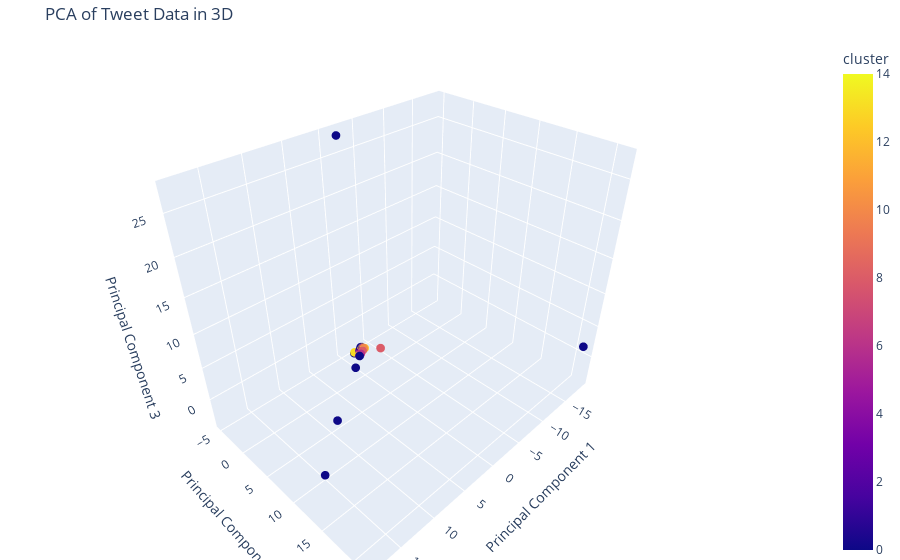

Notebook code cell kept with this figure:
### Code cell
import pandas as pd
import numpy as np
from sklearn.decomposition import PCA
from sklearn.feature_extraction.text import TfidfVectorizer
from sklearn.preprocessing import StandardScaler
from sklearn.metrics.pairwise import cosine_distances
from sklearn_extra.cluster import KMedoids
import nltk
from nltk.corpus import stopwords, words
from nltk.stem import PorterStemmer
import string
import plotly.express as px
import matplotlib.pyplot as plt
import seaborn as sns

# Descargar recursos de nltk
nltk.download('stopwords')
nltk.download('words')

# Inicializar el stemmer y el conjunto de palabras válidas
stemmer = PorterStemmer()
valid_words = set(words.words())

# Función de preprocesamiento del texto
def preprocess_text(text):
    if not isinstance(text, str):
        return ""
    stop_words = set(stopwords.words('english'))  # Conjunto de stop words en inglés
    text = text.lower()  # Convertir el texto a minúsculas
    text = ''.join([char for char in text if char not in string.punctuation])  # Eliminar la puntuación
    words_list = text.split()
    words_list = [word for word in words_list if word not in stop_words]  # Eliminar stop words
    words_list = [stemmer.stem(word) for word in words_list]  # Aplicar stemming
    words_list = [word for word in words_list if word in valid_words]  # Eliminar palabras no válidas
    text = ' '.join(words_list)
    return text

# Leer el archivo CSV con codificación ISO-8859-1 y seleccionar filas al azar
def read_csv(file_path, num_rows=None, seed=42):
    df = pd.read_csv(file_path, encoding='ISO-8859-1')
    if num_rows is not None:
        df = df.sample(n=num_rows, random_state=seed)
    return df

# Convertir los textos a vectores TF-IDF y obtener la palabra más representativa
def get_top_word(text, vectorizer):
    tfidf_matrix = vectorizer.transform([text])  # Transformar el texto en una matriz TF-IDF
    feature_array = np.array(vectorizer.get_feature_names_out())  # Obtener los nombres de las características (palabras)
    tfidf_sorting = np.argsort(tfidf_matrix.toarray()).flatten()[::-1]  # Ordenar los puntajes TF-IDF en orden descendente
    top_word = feature_array[tfidf_sorting][0]  # Obtener la palabra con el puntaje más alto
    return top_word

# Obtener las palabras más frecuentes de cada cluster y generar el listado
def get_top_words_per_cluster(df, num_top_words=10):
    cluster_words = {}
    for cluster in df['cluster'].unique():
        words = ' '.join(df[df['cluster'] == cluster]['cleaned_text']).split()
        word_freq = pd.Series(words).value_counts().head(num_top_words)
        cluster_words[cluster] = word_freq
        print(f"\nTop {num_top_words} words in cluster {cluster}:")
        for word, count in word_freq.items():
            print(f"{word}: {count}")
    return pd.DataFrame(cluster_words).fillna(0)

# Función principal para realizar el análisis PCA
def pca_analysis(file_path, num_rows=None, n_clusters=5, seed=42):
    # Leer el archivo CSV
    df = read_csv(file_path, num_rows, seed)
    
    # Asegurarse de que todas las entradas en la columna 'text' sean cadenas de texto
    df['text'] = df['text'].astype(str)
    
    # Preprocesar los textos
    df['cleaned_text'] = df['text'].apply(preprocess_text)
    
    # Convertir los textos a vectores TF-IDF
    vectorizer = TfidfVectorizer()
    X = vectorizer.fit_transform(df['cleaned_text']).toarray()
    
    # Obtener la palabra más representativa
    df['top_word'] = df['cleaned_text'].apply(lambda x: get_top_word(x, vectorizer))
    
    # Estandarizar los datos
    scaler = StandardScaler()
    X_scaled = scaler.fit_transform(X)
    
    # Ajustar el número de clusters basado en el número de inliers
    n_clusters = min(n_clusters, X_scaled.shape[0])
    
    # Aplicar PCA con tres componentes
    pca = PCA(n_components=3)
    principal_components = pca.fit_transform(X_scaled)
    
    df_pca = pd.DataFrame(data=principal_components, columns=['PC1', 'PC2', 'PC3'])
    df_pca['top_word'] = df['top_word'].values
    
    # Calcular la matriz de distancias coseno
    distance_matrix = cosine_distances(X_scaled)
    
    # Clustering con K-Medoids y distancia de similitud coseno
    kmedoids = KMedoids(n_clusters=n_clusters, metric='precomputed', random_state=seed)
    clusters = kmedoids.fit_predict(distance_matrix)
    df_pca['cluster'] = clusters
    df['cluster'] = clusters
    
    # Agregar etiquetas numéricas a cada punto en el gráfico
    df_pca['label'] = df_pca.index
    
    # Visualización interactiva en 3D con plotly
    fig = px.scatter_3d(df_pca, x='PC1', y='PC2', z='PC3', color='cluster', title='PCA of Tweet Data in 3D', 
                        labels={'PC1': 'Principal Component 1', 'PC2': 'Principal Component 2', 'PC3': 'Principal Component 3'},
                        hover_name='top_word')
    
    fig.update_traces(marker=dict(size=3))  # Hacer los puntos más pequeños
    fig.update_layout(scene=dict(
                        xaxis_title='Principal Component 1',
                        yaxis_title='Principal Component 2',
                        zaxis_title='Principal Component 3'),
                      margin=dict(l=0, r=0, b=0, t=40))
    
    # Guardar el gráfico interactivo en un archivo HTML
    fig.write_html("pca_tweet_data.html")
    
    fig.show()
    
    # Obtener y mostrar las palabras más frecuentes por cluster
    top_words_df = get_top_words_per_cluster(df)
    
    # Formatear la tabla de palabras agrupadas
    top_words_df.index.name = 'Word'
    top_words_df.columns.name = 'Cluster'
    top_words_df.reset_index(inplace=True)
    
    # Mostrar la tabla de palabras agrupadas
    plt.figure(figsize=(12, 8))
    sns.heatmap(top_words_df.set_index('Word'), annot=True, fmt='g', cmap='viridis')
    plt.title('Top 10 Words by Cluster')
    plt.xlabel('Cluster')
    plt.ylabel('Word')
    plt.show()
    
    # Exportar la tabla a un archivo Excel
    top_words_df.to_excel("top_words_by_cluster.xlsx", index=False)
    
    return top_words_df

# Ejemplo de uso
file_path = 'C:/Users/nicol/OneDrive/MIA/Cursos/Aprendizaje Sup/Proyecto de Aplicacion/REPO GITHUB/proyecto-final-machine-learning/dataset/train.csv'  # Ruta actualizada del archivo CSV
num_rows = 100  # Número de filas a considerar para el análisis, None para usar todas las filas
n_clusters = 5  # Número de clusters
seed = 42  # Semilla para la selección aleatoria

top_words_df = pca_analysis(file_path, num_rows, n_clusters, seed)

# Mostrar la tabla de palabras agrupadas
print("\nTop 10 palabras más repetidas por grupo:")
print(top_words_df)

### Figure 1 — Plotly figure (JSON) as saved in the notebook; plotly's stock layout.template omitted (floating-point values rounded to 4 significant figures)
{"data": [{"hovertemplate": "<b>%{hovertext}</b><br><br>Principal Component 1=%{x}<br>Principal Component 2=%{y}<br>Principal Component 3=%{z}<br>cluster=%{marker.color}<extra></extra>", "hovertext": ["point", "whole", "tri", "tell", "glad", "drug", "friend", "michigan", "pack", "paper", "crochet", "bum", "hug", "there", "rich", "your", "count", "idea", "enlighten", "flight", "morn", "phone", "thing", "day", "head", "could", "haircut", "quot", "heart", "hope", "interest", "great", "parent", "watch", "els", "case", "away", "hand", "staff", "yeah", "damn", "bud", "woe", "yea", "switch", "boo", "mine", "that", "nice", "dress", "smash", "cinder", "what", "cold", "said", "month", "fight", "better", "ace", "victim", "bore", "center", "your", "join", "space", "feel", "guild", "charger", "hear", "mother", "day", "swine", "tonight", "buy", "round", "end", "era", "ya", "foot", "extern", "step", "music", "wash", "caviar", "hay", "set", "enjoy", "caramel", "know", "cleaner", "your", "face", "who", "that", "stomach", "cannot", "watch", "girl", "miss", "your"], "legendgroup": "", "marker": {"color": [8, 1, 1, 4, 4, 2, 14, 13, 0, 8, 13, 4, 9, 1, 13, 11, 12, 13, 8, 4, 8, 4, 14, 1, 2, 6, 8, 12, 0, 6, 5, 8, 0, 9, 4, 13, 5, 6, 4, 2, 8, 8, 12, 6, 8, 12, 0, 3, 8, 6, 8, 0, 14, 0, 6, 8, 8, 1, 0, 9, 8, 8, 8, 0, 8, 8, 8, 9, 14, 1, 7, 0, 14, 8, 1, 1, 0, 6, 0, 0, 8, 1, 0, 8, 12, 12, 8, 4, 4, 0, 14, 8, 13, 3, 8, 8, 2, 14, 8, 10], "coloraxis": "coloraxis", "size": 3, "symbol": "circle"}, "mode": "markers", "name": "", "scene": "scene", "showlegend": false, "type": "scatter3d", "x": [-0.1148, -0.1385, -0.1648, -0.1723, -0.08246, -0.1159, -0.1535, -1.215, -18.75, -0.1416, -0.3675, -0.2135, -0.1731, -0.1043, -0.2043, -0.07687, -0.2477, -0.2154, -0.08732, -0.2074, -0.08732, -0.163, 0.9874, -0.1048, -0.2323, 1.096, -0.1835, -0.01161, -0.2137, -0.0761, -0.07609, -0.1561, -0.3558, -0.1077, -0.2286, -0.2137, 0.4535, 0.7389, -0.2797, -0.4002, -0.08732, -0.1615, -0.1219, 0.8763, -0.1213, -0.09352, 3.35, -0.1237, -0.09846, -0.2299, -0.1661, -1.776, -0.1456, -0.1306, -0.4091, -0.1479, 0.3155, -0.381, 11.37, -0.1217, -1.648, -0.08732, -0.07687, 18.29, -0.101, -0.101, -0.1891, -0.08051, -0.1255, -0.1568, -0.1048, -0.5995, -0.2755, -0.1669, 0.3491, -0.4299, 1.223, -0.0574, -1.235, -0.472, -0.1474, -0.2114, -0.472, -0.1912, -0.1614, -0.2876, -0.08732, -0.2379, -0.2301, -0.119, -0.109, -0.2004, -0.1934, -0.103, -0.04234, -0.1205, -0.1179, 0.2605, -0.1373, -0.07687], "y": [-0.2444, -0.3272, -0.3714, -0.3899, -0.3537, -0.2676, -0.3498, -3.577, 21.4, -0.2964, -0.9671, -0.524, -0.421, -0.2276, -0.4651, -0.1589, -0.572, -0.5238, -0.1808, -0.5144, -0.1808, -0.4949, 0.2801, -0.2356, -0.7842, 0.2916, -0.4302, -0.6295, -0.8115, -0.2113, -0.2227, -0.3384, -1.201, -0.2343, -0.6409, -0.5559, -0.2723, 0.01959, -0.7224, -1.451, -0.1808, -0.3929, -0.5206, 0.3417, -0.2583, -0.1975, 2.179, -0.2737, -0.2109, -0.5433, -0.4063, -5.094, -0.3213, -0.2954, -1.04, -0.2794, 0.04847, -0.8873, 8.319, -0.2599, 1.461, -0.1808, -0.1589, 14.97, -0.2097, -0.2097, -0.4174, -0.2829, -0.2983, -0.3423, -0.2356, -1.407, -0.6245, -0.425, -0.1377, -1.15, 0.5044, -0.1764, -3.649, -1.043, -0.3081, -0.5053, -1.043, -0.4027, -0.4067, -0.2123, -0.1808, -0.5305, -0.568, -0.5202, -0.4159, -0.5789, -0.4185, -0.2185, -0.2018, -0.2679, -0.275, -0.02529, -0.3118, -0.1589], "z": [-0.1214, -0.1763, -0.1961, -0.2171, -0.2435, -0.1537, -0.205, -3.462, 1.894, -0.1415, -0.7345, -0.323, -0.2302, -0.114, -0.2622, -0.07343, -0.359, -0.3672, -0.08395, -0.325, -0.08395, -0.3305, -0.2602, -0.1224, -0.551, -0.3783, -0.2492, -0.5933, -0.6635, -0.1145, -0.1237, -0.1753, -0.8813, -0.1151, -0.4877, -0.3774, -0.4541, -0.4542, -0.55, -1.396, -0.08395, -0.2934, -0.3868, -0.1521, -0.1295, -0.09529, 0.1074, -0.1562, -0.1081, -0.3376, -0.2994, 27.43, -0.1682, -0.1548, -0.8616, -0.3555, -0.1051, -0.5351, 0.9695, -0.1256, 0.001052, -0.08395, -0.07343, 3.274, -0.09799, -0.09799, -0.2276, -0.1757, -0.1551, -0.1739, -0.1224, -0.8999, -0.3414, -0.3075, -0.2585, -0.952, -0.2165, -0.09774, -3.681, -0.5987, -0.1473, -0.2949, -0.5987, -0.1967, -0.2511, -0.185, -0.08395, -0.2921, -0.343, -0.3478, -0.2634, -0.4591, -0.2205, -0.1062, -0.1261, -0.1487, -0.1586, -0.1425, -0.1787, -0.07343]}], "layout": {"coloraxis": {"colorbar": {"title": {"text": "cluster"}}, "colorscale": [[0, "#0d0887"], [0.1111, "#46039f"], [0.2222, "#7201a8"], [0.3333, "#9c179e"], [0.4444, "#bd3786"], [0.5556, "#d8576b"], [0.6667, "#ed7953"], [0.7778, "#fb9f3a"], [0.8889, "#fdca26"], [1, "#f0f921"]]}, "legend": {"tracegroupgap": 0}, "margin": {"b": 0, "l": 0, "r": 0, "t": 40}, "scene": {"domain": {"x": [0, 1], "y": [0, 1]}, "xaxis": {"title": {"text": "Principal Component 1"}}, "yaxis": {"title": {"text": "Principal Component 2"}}, "zaxis": {"title": {"text": "Principal Component 3"}}}, "title": {"text": "PCA of Tweet Data in 3D"}}}
